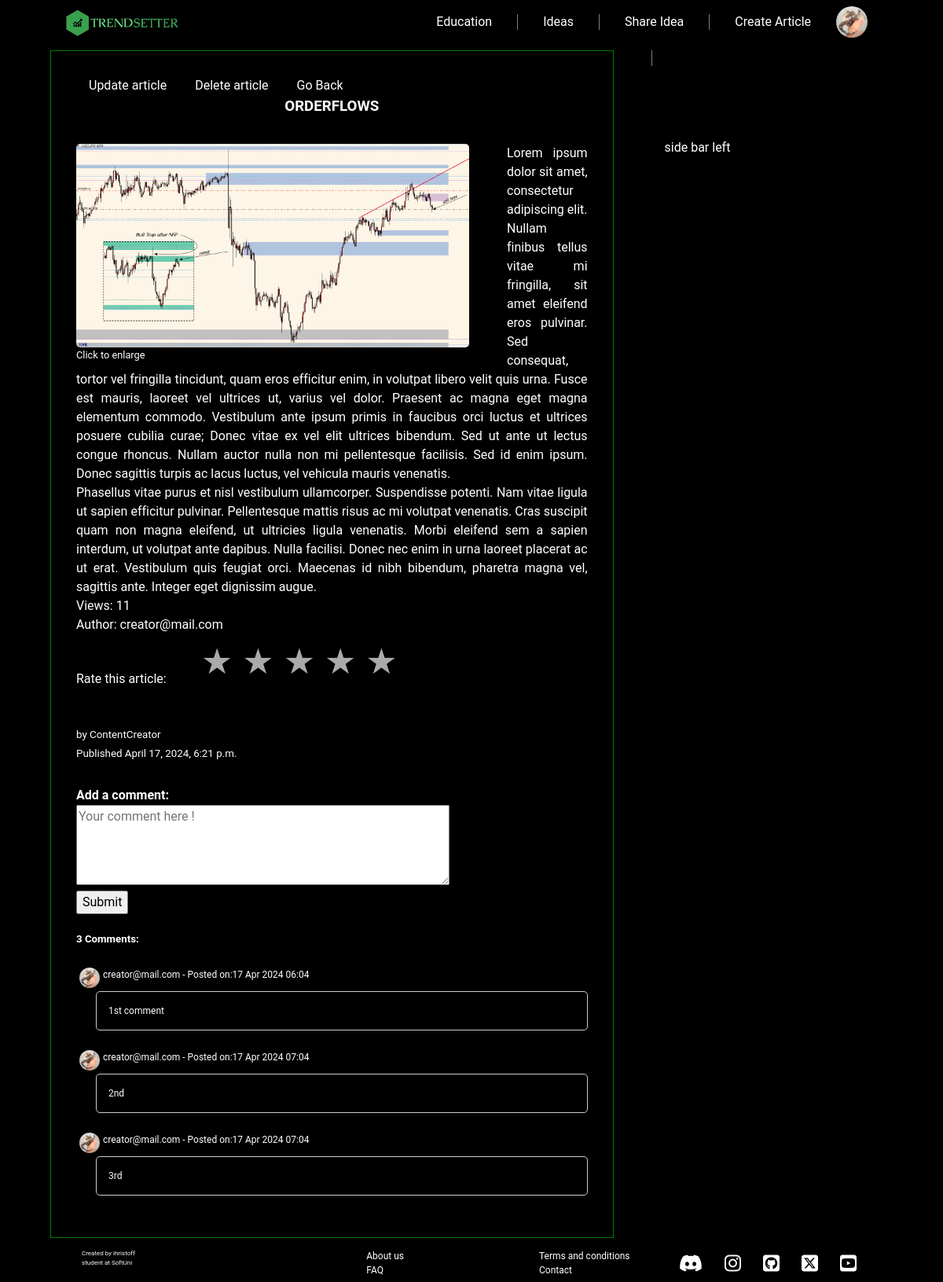
Screenshot of /articles/article/orderflows/ (signed in) with the database file from the repository.
### TrendSetter/accounts/models.py (models this page shows, shortened)
class TrendSetterUser(auth_models.AbstractBaseUser, auth_models.PermissionsMixin):
    EMAIL_MAX_LENGTH = 50
    email = models.EmailField(
        unique=True,
        max_length=EMAIL_MAX_LENGTH,
        null=False,
        blank=False,
        error_messages={'unique': 'A user with that email already exists',}
    )
    date_joined = models.DateTimeField(
        auto_now_add=True,
    )
    is_staff = models.BooleanField(
        default=False,
    )
    USERNAME_FIELD = "email"
    objects= TrendSetterUserManager()
    def __str__(self):
        return self.email
    class Meta:
        verbose_name = "User"

class Profile(models.Model):
    BEGINNER = 'beginner'
    INTERMEDIATE = 'intermediate'
    ADVANCED = 'advanced'
    EXPERT = 'Expert'
    EXPERIENCE_CHOICES = [
        (BEGINNER, 'Beginner'),
        (INTERMEDIATE, 'Intermediate'),
        (ADVANCED, 'Advanced'),
        (EXPERT, 'Expert'),
    ]
    user = models.OneToOneField(
        TrendSetterUser,
        on_delete=models.CASCADE,
        primary_key=True,
    )
    profile_image = models.ImageField(
        upload_to='profile_images/',
        validators=(image_size_validator,),
        null=True,
        blank=True,
    )
    username = models.CharField(max_length=25, unique=True, null=True, blank=True)
    send_mail_for_new_article=models.BooleanField(default=False)
    show_email = models.BooleanField(default=True)
    bio = models.CharField(max_length=500, null=True, blank=True)
    date_of_birth = models.DateField(null=True, blank=True)
    age = models.PositiveIntegerField(
        null=True,
        blank=True,
    )
    location = models.CharField(max_length=50, null=True, blank=True)
    trading_experience = models.CharField(
        max_length=12,
        choices=EXPERIENCE_CHOICES,
        default=BEGINNER,
    )

### TrendSetter/articles/models.py (models this page shows, shortened)
class EducationalArticle(models.Model):
    CATEGORY_CHOICES = [
        ('Chart patterns', 'Chart patterns'),
        ('Trendlines', 'Trendlines'),
        ('Candlesticks', 'Candlesticks'),
        ('Supply and Demand', 'Supply and Demand'),
        ('Elliott Wave Theory', 'Elliott Wave Theory'),
        ('Volume Analysis', 'Volume Analysis'),
        ('Other', 'Other'),
    ]
    user = models.ForeignKey(UserModel, on_delete=models.SET_NULL, related_name='education_articles', null=True,
                             blank=True)
    title = models.CharField(max_length=255, unique=True, )
    image = models.ImageField(
        upload_to='education_articles/',
        validators=(image_size_validator,),
    )
    category = models.CharField(max_length=25, choices=CATEGORY_CHOICES, default='Other')
    description = RichTextField()
    created_at = models.DateTimeField(auto_now_add=True)
    updated_at = models.DateTimeField(auto_now=True)
    views = models.PositiveIntegerField(default=0)
    slug = models.SlugField(
        unique=True,
        null=False,
        blank=True,
        editable=False,  # Readonly, only in the Django App, not in the DB
    )
    author_name = models.CharField(max_length=50, null=True, blank=True)
    def increase_views(self):
        self.views += 1
        self.save()
    def save(self, *args, **kwargs):
        if not self.slug:
            self.slug = slugify(f"{self.title}")
        if self.user:
            if hasattr(self.user, 'profile') and self.user.profile.username:
                self.author_name = self.user.profile.username
            else:
                email_field_name = UserModel.get_email_field_name()
                self.author_name = getattr(self.user, email_field_name)
            super().save(*args, **kwargs)
        super().save(*args, **kwargs)

class Comment(models.Model):
    content = models.TextField()
    author = models.ForeignKey(UserModel, on_delete=models.SET_NULL, related_name='article_comments', null=True, blank=True)
    article = models.ForeignKey(EducationalArticle, on_delete=models.SET_NULL, null=True, blank=True)
    created_at = models.DateTimeField(auto_now_add=True)
    updated_at = models.DateTimeField(auto_now=True)
    author_name = models.CharField(max_length=50, null=True, blank=True)

### TrendSetter/articles/views.py (the view, shortened to what this page needs)
# urls.py: path('article/<slug:article_slug>/', EducationalArticleDetailView.as_view(), name='details article'),
class EducationalArticleDetailView(auth_mixin.LoginRequiredMixin, views.DetailView):
    template_name = 'articles/article_details.html'
    context_object_name = 'article'
    def get_context_data(self, **kwargs):
        context = super().get_context_data(**kwargs)
        context['comment_form'] = CommentForm()
        context['comments'] = Comment.objects.filter(article=self.object)
        context['rating_form'] = ArticleRatingForm()
        return context
    def get_object(self, queryset=None):
        slug = self.kwargs.get('article_slug')
        try:
            queryset = EducationalArticle.objects.annotate(num_comments=Count('comment'))
            return queryset.get(slug=slug)
        except EducationalArticle.DoesNotExist:
            raise Http404("Article does not exist")
        except EducationalArticle.user.RelatedObjectDoesNotExist:
            article = get_object_or_404(EducationalArticle, slug=slug)
            article.user = None
            return article
    def get(self, request, *args, **kwargs):
        response = super().get(request, *args, **kwargs)
        self.object.increase_views()
        return response

### templates/articles/article_details.html (shortened to what this page needs)
{% extends "base.html" %}
{% load custom_filters %}
{% load static %}
{% block content %}
    <section class="idea-container">
        <div class="article-details ">
            <div class="sort-navigation">
                {% if  user|is_content_creator or user.pk == article.user_id %}
                    <a class='nav-link' href="{% url 'update article' article.slug %}">Update article</a>
                    <a class='nav-link' href="{% url 'delete article' article.slug %}">Delete article</a>
                {% endif %}
                <a class='nav-link' href="{% url 'education articles' %}">Go Back</a>
            </div>
            <h1>{{ object.title|upper  }}</h1>
            <div class="article-container">
                <div class="article-img">
                    <img id="myImg" class="article-img" src="{{ article.image.url }}" alt="{{ article.title}}">
                    <p class="enlarge-text">Click to enlarge</p>
                </div>
                <div class="article-text">
                    {{ object.description|safe }}
                </div>
            </div>
            <p>Views: {{ article.views }}</p>
            <p>Author: {{ article.user }}</p>
            <div class="info-1">
                <div class="rating">
                    <p>Rate this article:</p>
                    <form method="post" id="ratingForm" action="{% url 'details article' article_slug=object.slug %}">
                        <button class="rate-button" data-rate="5" type="button">&#9733;</button>
                        <button class="rate-button" data-rate="4" type="button">&#9733;</button>
                        <button class="rate-button" data-rate="3" type="button">&#9733;</button>
                        <button class="rate-button" data-rate="2" type="button">&#9733;</button>
                        <button class="rate-button" data-rate="1" type="button">&#9733;</button>
                    </form>
                </div>
            </div>
            <div class="info-2">
                <div class="card-info-left">
                    {% if article.user.profile.username %}
                        <p class="card-item"><small class="card-item small">
                            by {{ article.user.profile.username }}</small></p>
                    {% elif article.user %}
                        <p class="card-item"><small class="card-item small">
                            by {{ article.user }}</small></p>
                    {% elif article.author_name %}
                        <p class="card-item"><small class="card-item small">
                            by {{ article.author_name }}</small></p>
                    {% else %}
                        <p class="card-item"><small class="card-item small"> by Editor</small></p>
                    {% endif %}
                    <p class="card-item"><small
                            class="card-item small">Published {{ article.created_at }}</small></p>
                </div>
            </div>
            <div class="add-comment">
                <h4>Add a comment:</h4>
                <form method="post" id="commentForm" action="{% url 'details article' article_slug=object.slug %}">
                    {{ comment_form.as_p }}
                    <button type="submit">Submit</button>
                </form>
            </div>
            {% if comments %}
                <h5>{{ comments.count }} Comments: </h5>
            {% endif %}
            {% for comment in comments %}
                <div class="comments">
                    <div class="comment-author">
                        <p>
                            {% if comment.author.profile.profile_image %}
                                <img src="{{ comment.author.profile.profile_image.url }}" alt="Author Avatar"
                                     class=" avatar">
                            {% else %}
                                <img src="{% static 'images/anonymous-user.webp' %}" alt="Author Avatar"
                                     class=" avatar">
                            {% endif %}
                        </p>
                        <p>{% if comment.author.username %}
                            {{ comment.author.profile.username }} - {{ comment.created_at|date:"d M Y h:m" }}
                        {% else %}
                            {{ comment.author }} - Posted on:{{ comment.created_at|date:"d M Y h:m" }}
                        {% endif %}
                        </p>
                    </div>
                    <p class="comment">{{ comment.content }}</p>
                </div>
            {% endfor %}
        </div>
        <div class="side-bar-left">
            <p>side bar left</p>
        </div>
    </section>
{% endblock %}

### templates/base.html (shortened to what this page needs)
{% load custom_filters %}
{% load static %}
<!DOCTYPE html>
<html lang="en">
<head>
    <link rel="stylesheet" href="{% static 'css/reset.css' %}">
    <link rel="stylesheet" href="{% static 'css/base.css' %}">
</head>
<body>
<section id="top">
    <header class="header">
        <div class="logo">
            <a href="{% url 'index' %}">
                <img src="{% static 'images/logo.png' %} " width="150" alt="TRENDSETTER">
            </a>
        </div>
        <nav class="navigation">
            <ul role="list">
                <li class="nav-item"><a href="{% url 'education articles' %}" class="nav-link ">Education</a></li>
                <li class="nav-item"><a href="{% url 'trade ideas dashboard' %}" class="nav-link">Ideas</a></li>
                {% if not request.user.is_authenticated %}
                    <li class="nav-item"><a href="{% url 'login' %}" class="nav-link">Login</a></li>
                {% else %}
                    <li class="nav-item"><a href="{% url 'create idea' %}" class="nav-link">Share Idea</a></li>
                    {% if user.is_authenticated and user.is_staff %}
                        <li class="nav-item"><a href="{% url 'create article' %}" class="nav-link">Create Article</a>
                        </li>
                    {% elif user.is_authenticated and user|is_content_creator %}
                        <li class="nav-item"><a href="{% url 'create article' %}" class="nav-link">Create Article</a>
                        </li>
                    {% endif %}
                    <div class="profile">
                        {% if request.user.profile.profile_image %}
                            <img src="{{ request.user.profile.profile_image.url }}" alt="Profile Picture"
                                 class="profile-img" id="profileBtn">
                        {% else %}
                            <img src="{% static 'images/anonymous-user.webp' %}" alt="Profile Picture"
                                 class="profile-img" id="profileBtn">
                        {% endif %}
                    </div>
                {% endif %}
            </ul>
        </nav>
    </header>
</section>
<section id="main-section">
    {% block content %}
    {% endblock %}
</section>
<footer>
    <div class="footer-left">
        <div class="created-by">
            <p>Created by ihristoff</p>
            <p>student at <a href="https://softuni.bg" class="softuni-link">SoftUni</a></p>
        </div>
        <div class="footer-center">
            <ul role="list">
                <li><a href="{% url 'about' %}" class="footer-link">About us</a></li>
                <li><a href="{% url 'faq' %}" class="footer-link">FAQ</a></li>
            </ul>
        </div>
    </div>
    <div class="footer-right">
        <div class="footer-center">
            <ul role="list">
                <li><a href="{% url 'terms and conditions' %}" class="footer-link">Terms and conditions</a></li>
                <li><a href="{% url 'contact' %}" class="footer-link">Contact</a></li>
            </ul>
        </div>
        <div class="socials">
            <div class="social-icons">
                <a href="https://discord.gg/SH7ERRZ9" class="footer-link"><i
                        class="fa-brands fa-discord"></i></a>
                <a href="https://www.instagram.com/forexdoc.htc/?hl=en" class="footer-link"><i
                        class="fa-brands fa-instagram icon"></i></a>
                <a href="https://github.com/ihristoff" class="footer-link"><i
                        class="fa-brands fa-square-github"></i></a>
                <a href="https://twitter.com/JohnKicklighter" class="footer-link"><i
                        class="fa-brands fa-square-x-twitter"></i></a>
                <a href="https://www.youtube.com/@FrozenTundraTrader" class="footer-link"><i
                        class="fa-brands fa-square-youtube"></i></a>
            </div>
        </div>
    </div>
</footer>
</body>
</html>

### rows the page displays
TrendSetterUser: user.profile.profile_image (picture)
EducationalArticle: title "ORDERFLOWS", image (picture), description "Lorem ipsum dolor sit amet, consectetur adipiscing elit. Nullam finibus tellus vitae mi fringilla, sit amet eleifend eros pulvinar. Sed consequat, tortor vel fringilla tincidunt, quam eros efficitur enim, in volutpat libero velit quis urna. Fusce est mauris, laoreet vel ultrices ut, varius vel dolor. Praesent ac magna eget magna elementum commodo. Vestibulum ante ipsum primis in faucibus orci luctus et ultrices posuere cubilia curae; Donec vitae ex vel elit ultrices bibendum. Sed ut ante ut lectus congue rhoncus. Nullam auctor nulla non mi pellentesque facilisis. Sed id enim ipsum. Donec sagittis turpis ac lacus luctus, vel vehicula mauris venenatis. Phasellus vitae purus et nisl vestibulum…", views "11", user "creator@mail.com", user.profile.username "ContentCreator", created_at "April 17, 2024, 6:21 p.m."
Comment: author.profile.profile_image (picture), author "creator@mail.com", created_at "17 Apr 2024 06:04", content "1st comment"
Comment: author.profile.profile_image (picture), author "creator@mail.com", created_at "17 Apr 2024 07:04", content "2nd"
Comment: author.profile.profile_image (picture), author "creator@mail.com", created_at "17 Apr 2024 07:04", content "3rd"

### other values shown
{{ comments.count }} "3"
